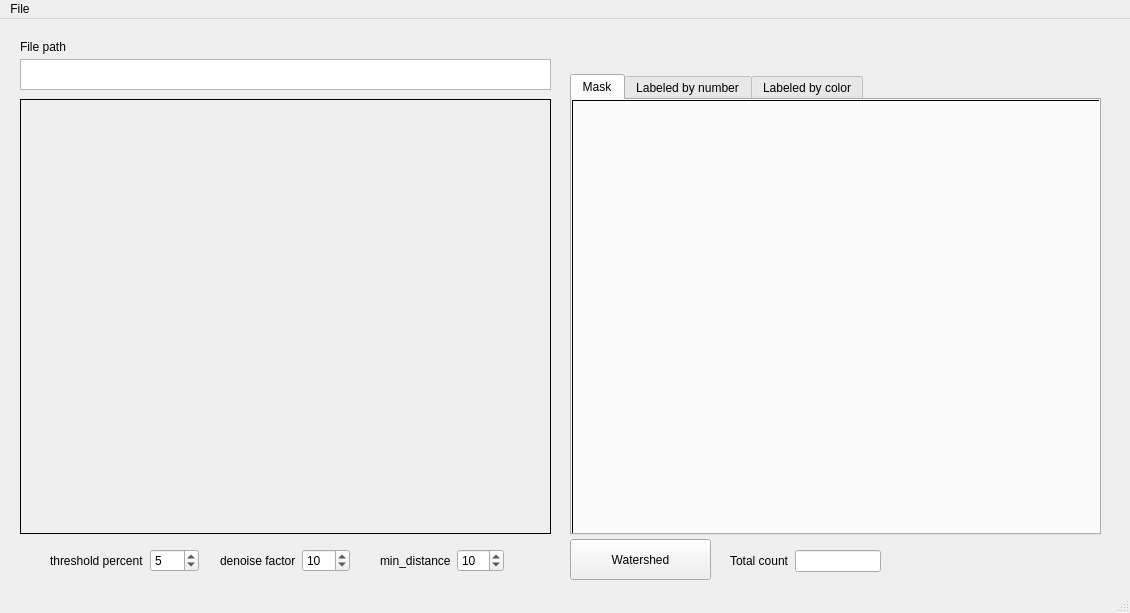
<?xml version="1.0" encoding="UTF-8"?>
<ui version="4.0">
 <class>MainWindow</class>
 <widget class="QMainWindow" name="MainWindow">
  <property name="enabled">
   <bool>true</bool>
  </property>
  <property name="geometry">
   <rect>
    <x>0</x>
    <y>0</y>
    <width>1130</width>
    <height>613</height>
   </rect>
  </property>
  <property name="windowTitle">
   <string>Simple Watershed GUI</string>
  </property>
  <widget class="QWidget" name="centralwidget">
   <widget class="QPushButton" name="watershedButton">
    <property name="geometry">
     <rect>
      <x>570</x>
      <y>520</y>
      <width>141</width>
      <height>41</height>
     </rect>
    </property>
    <property name="text">
     <string>Watershed</string>
    </property>
   </widget>
   <widget class="QPlainTextEdit" name="filepathTextEdit">
    <property name="enabled">
     <bool>true</bool>
    </property>
    <property name="geometry">
     <rect>
      <x>20</x>
      <y>40</y>
      <width>531</width>
      <height>31</height>
     </rect>
    </property>
    <property name="readOnly">
     <bool>true</bool>
    </property>
   </widget>
   <widget class="QLabel" name="path_label">
    <property name="geometry">
     <rect>
      <x>20</x>
      <y>20</y>
      <width>91</width>
      <height>16</height>
     </rect>
    </property>
    <property name="text">
     <string>File path</string>
    </property>
   </widget>
   <widget class="QLabel" name="image1Label">
    <property name="geometry">
     <rect>
      <x>20</x>
      <y>80</y>
      <width>531</width>
      <height>435</height>
     </rect>
    </property>
    <property name="layoutDirection">
     <enum>Qt::RightToLeft</enum>
    </property>
    <property name="autoFillBackground">
     <bool>false</bool>
    </property>
    <property name="frameShape">
     <enum>QFrame::Box</enum>
    </property>
    <property name="text">
     <string/>
    </property>
    <property name="pixmap">
     <pixmap>D:/A02.2020-08-27-20-07-49/A02_Bottom Slide_R_p01_0_A01f00d0.TIF</pixmap>
    </property>
    <property name="scaledContents">
     <bool>true</bool>
    </property>
   </widget>
   <widget class="QTabWidget" name="tabWidget">
    <property name="geometry">
     <rect>
      <x>570</x>
      <y>55</y>
      <width>531</width>
      <height>461</height>
     </rect>
    </property>
    <property name="currentIndex">
     <number>0</number>
    </property>
    <widget class="QWidget" name="tab3">
     <attribute name="title">
      <string>Mask</string>
     </attribute>
     <widget class="QLabel" name="image4Label">
      <property name="geometry">
       <rect>
        <x>0</x>
        <y>0</y>
        <width>531</width>
        <height>435</height>
       </rect>
      </property>
      <property name="layoutDirection">
       <enum>Qt::RightToLeft</enum>
      </property>
      <property name="autoFillBackground">
       <bool>false</bool>
      </property>
      <property name="frameShape">
       <enum>QFrame::Box</enum>
      </property>
      <property name="text">
       <string/>
      </property>
      <property name="pixmap">
       <pixmap>D:/A02.2020-08-27-20-07-49/A02_Bottom Slide_R_p01_0_A01f00d0.TIF</pixmap>
      </property>
      <property name="scaledContents">
       <bool>true</bool>
      </property>
     </widget>
    </widget>
    <widget class="QWidget" name="tab1">
     <attribute name="title">
      <string>Labeled by number</string>
     </attribute>
     <widget class="QLabel" name="image2Label">
      <property name="geometry">
       <rect>
        <x>0</x>
        <y>0</y>
        <width>531</width>
        <height>435</height>
       </rect>
      </property>
      <property name="layoutDirection">
       <enum>Qt::RightToLeft</enum>
      </property>
      <property name="autoFillBackground">
       <bool>false</bool>
      </property>
      <property name="frameShape">
       <enum>QFrame::Box</enum>
      </property>
      <property name="text">
       <string/>
      </property>
      <property name="pixmap">
       <pixmap>D:/A02.2020-08-27-20-07-49/A02_Bottom Slide_R_p01_0_A01f00d0.TIF</pixmap>
      </property>
      <property name="scaledContents">
       <bool>true</bool>
      </property>
     </widget>
    </widget>
    <widget class="QWidget" name="tab2">
     <attribute name="title">
      <string>Labeled by color</string>
     </attribute>
     <widget class="QLabel" name="image3Label">
      <property name="geometry">
       <rect>
        <x>0</x>
        <y>0</y>
        <width>531</width>
        <height>435</height>
       </rect>
      </property>
      <property name="layoutDirection">
       <enum>Qt::RightToLeft</enum>
      </property>
      <property name="autoFillBackground">
       <bool>false</bool>
      </property>
      <property name="frameShape">
       <enum>QFrame::Box</enum>
      </property>
      <property name="text">
       <string/>
      </property>
      <property name="pixmap">
       <pixmap>D:/A02.2020-08-27-20-07-49/A02_Bottom Slide_R_p01_0_A01f00d0.TIF</pixmap>
      </property>
      <property name="scaledContents">
       <bool>true</bool>
      </property>
     </widget>
    </widget>
   </widget>
   <widget class="QWidget" name="">
    <property name="geometry">
     <rect>
      <x>50</x>
      <y>530</y>
      <width>149</width>
      <height>24</height>
     </rect>
    </property>
    <layout class="QHBoxLayout" name="threshold_horizontalLayout">
     <item>
      <widget class="QLabel" name="threshold_label">
       <property name="text">
        <string>threshold percent</string>
       </property>
      </widget>
     </item>
     <item>
      <widget class="QSpinBox" name="thresholdSpinBox">
       <property name="minimum">
        <number>0</number>
       </property>
       <property name="value">
        <number>5</number>
       </property>
      </widget>
     </item>
    </layout>
   </widget>
   <widget class="QWidget" name="">
    <property name="geometry">
     <rect>
      <x>380</x>
      <y>530</y>
      <width>124</width>
      <height>24</height>
     </rect>
    </property>
    <layout class="QHBoxLayout" name="min_dist_horizontalLayout">
     <item>
      <widget class="QLabel" name="min_dist_label">
       <property name="text">
        <string>min_distance</string>
       </property>
      </widget>
     </item>
     <item>
      <widget class="QSpinBox" name="min_distanceSpinBox">
       <property name="minimum">
        <number>1</number>
       </property>
       <property name="value">
        <number>10</number>
       </property>
      </widget>
     </item>
    </layout>
   </widget>
   <widget class="QWidget" name="">
    <property name="geometry">
     <rect>
      <x>220</x>
      <y>530</y>
      <width>130</width>
      <height>24</height>
     </rect>
    </property>
    <layout class="QHBoxLayout" name="denoise_horizontalLayout">
     <item>
      <widget class="QLabel" name="denoise_label">
       <property name="text">
        <string>denoise factor</string>
       </property>
      </widget>
     </item>
     <item>
      <widget class="QSpinBox" name="denoiseSpinBox">
       <property name="minimum">
        <number>1</number>
       </property>
       <property name="value">
        <number>10</number>
       </property>
      </widget>
     </item>
    </layout>
    <zorder>denoise_label</zorder>
   </widget>
   <widget class="QWidget" name="">
    <property name="geometry">
     <rect>
      <x>730</x>
      <y>530</y>
      <width>151</width>
      <height>24</height>
     </rect>
    </property>
    <layout class="QHBoxLayout" name="totalcount_horizontalLayout">
     <item>
      <widget class="QLabel" name="totalcount_label">
       <property name="text">
        <string>Total count</string>
       </property>
      </widget>
     </item>
     <item>
      <widget class="QLineEdit" name="totalcountLineEdit">
       <property name="readOnly">
        <bool>true</bool>
       </property>
      </widget>
     </item>
    </layout>
   </widget>
   <zorder>image1Label</zorder>
   <zorder>watershedButton</zorder>
   <zorder>filepathTextEdit</zorder>
   <zorder>path_label</zorder>
   <zorder>min_distanceSpinBox</zorder>
   <zorder>min_dist_label</zorder>
   <zorder>tabWidget</zorder>
   <zorder>totalcountLineEdit</zorder>
   <zorder>totalcount_label</zorder>
   <zorder>denoiseSpinBox</zorder>
   <zorder>denoise_label</zorder>
   <zorder>thresholdSpinBox</zorder>
   <zorder>threshold_label</zorder>
  </widget>
  <widget class="QMenuBar" name="menubar">
   <property name="geometry">
    <rect>
     <x>0</x>
     <y>0</y>
     <width>1130</width>
     <height>26</height>
    </rect>
   </property>
   <widget class="QMenu" name="menuFile">
    <property name="title">
     <string>File</string>
    </property>
    <addaction name="actionOpen"/>
    <addaction name="separator"/>
   </widget>
   <addaction name="menuFile"/>
  </widget>
  <widget class="QStatusBar" name="statusbar"/>
  <action name="actionOpen">
   <property name="text">
    <string>Open</string>
   </property>
   <property name="statusTip">
    <string>Open a new file</string>
   </property>
   <property name="shortcut">
    <string>Ctrl+O</string>
   </property>
  </action>
 </widget>
 <resources/>
 <connections/>
</ui>
